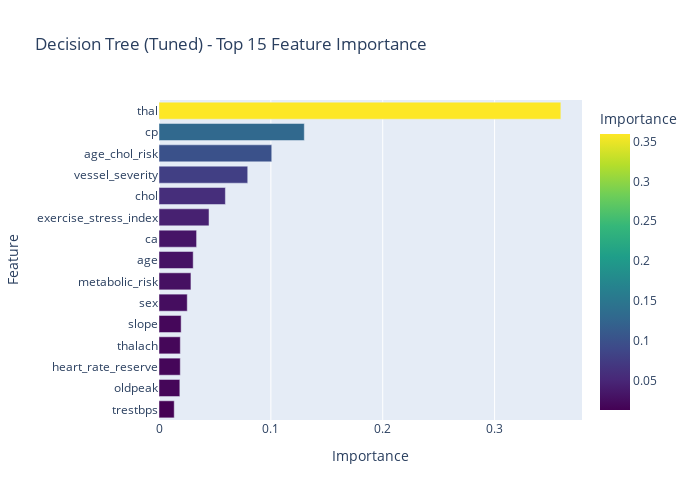

The notebook cell this image was saved under:
### Code cell
# Decision Tree Feature Importance (with engineered features)
dt_importance = pd.DataFrame({
    'feature': X_train_eng.columns,
    'importance': dt_tuned.feature_importances_
}).sort_values('importance', ascending=True)

fig = px.bar(dt_importance.tail(15), x='importance', y='feature', orientation='h',
             title='Decision Tree (Tuned) - Top 15 Feature Importance',
             labels={'importance': 'Importance', 'feature': 'Feature'},
             color='importance', color_continuous_scale='Viridis')
fig.update_layout(height=500, width=700, showlegend=False)
fig.show()

### Figure 1 — Plotly figure (JSON) as saved in the notebook; plotly's stock layout.template omitted (floating-point values rounded to 4 significant figures)
{"data": [{"hovertemplate": "Importance=%{marker.color}<br>Feature=%{y}<extra></extra>", "legendgroup": "", "marker": {"color": [0.01361, 0.01863, 0.01902, 0.01905, 0.01979, 0.02526, 0.02855, 0.03057, 0.0336, 0.04473, 0.05935, 0.07932, 0.1008, 0.1299, 0.3592], "coloraxis": "coloraxis", "pattern": {"shape": ""}}, "name": "", "orientation": "h", "showlegend": false, "textposition": "auto", "type": "bar", "x": [0.01361, 0.01863, 0.01902, 0.01905, 0.01979, 0.02526, 0.02855, 0.03057, 0.0336, 0.04473, 0.05935, 0.07932, 0.1008, 0.1299, 0.3592], "xaxis": "x", "y": ["trestbps", "oldpeak", "heart_rate_reserve", "thalach", "slope", "sex", "metabolic_risk", "age", "ca", "exercise_stress_index", "chol", "vessel_severity", "age_chol_risk", "cp", "thal"], "yaxis": "y"}], "layout": {"barmode": "relative", "coloraxis": {"colorbar": {"title": {"text": "Importance"}}, "colorscale": [[0.0, "#440154"], [0.1111, "#482878"], [0.2222, "#3e4989"], [0.3333, "#31688e"], [0.4444, "#26828e"], [0.5556, "#1f9e89"], [0.6667, "#35b779"], [0.7778, "#6ece58"], [0.8889, "#b5de2b"], [1.0, "#fde725"]]}, "height": 500, "legend": {"tracegroupgap": 0}, "showlegend": false, "title": {"text": "Decision Tree (Tuned) - Top 15 Feature Importance"}, "width": 700, "xaxis": {"anchor": "y", "domain": [0.0, 1.0], "title": {"text": "Importance"}}, "yaxis": {"anchor": "x", "domain": [0.0, 1.0], "title": {"text": "Feature"}}}}
